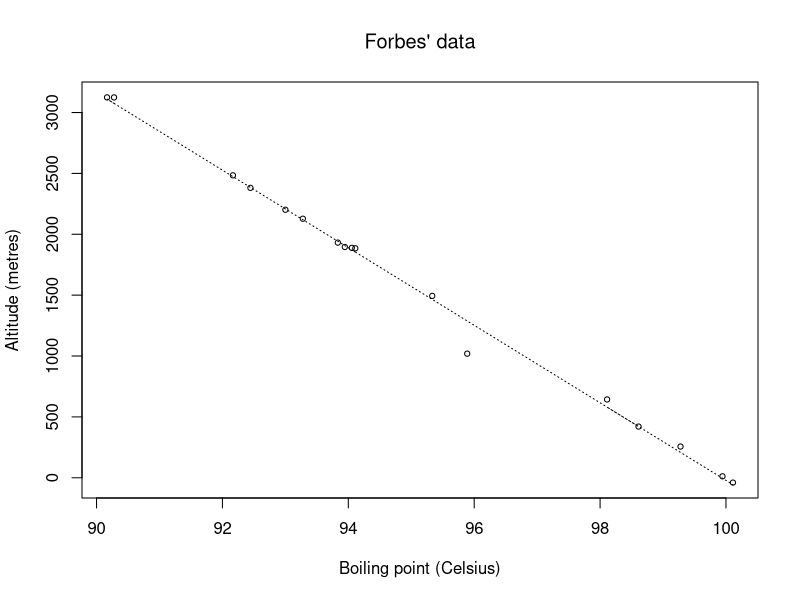

R code for this plot:
# Example 6.1

x<- matrix(scan('forbes.dat',skip=8),ncol=2,byrow=T)

temp<- (x[,1]-32)*5/9
alt<- -(287*293/9.8)*log(x[,2]*25.4/760)
print(c(287*293/9.8,25.4/760))

plot(temp,alt,xlab='Boiling point (Celsius)',
              ylab='Altitude (metres)',type='n')
  points(temp,alt,cex=.7)

a<- lm(alt~temp)
  lines(temp,a$fit,lty=3)

title(expression("Forbes' data"))
